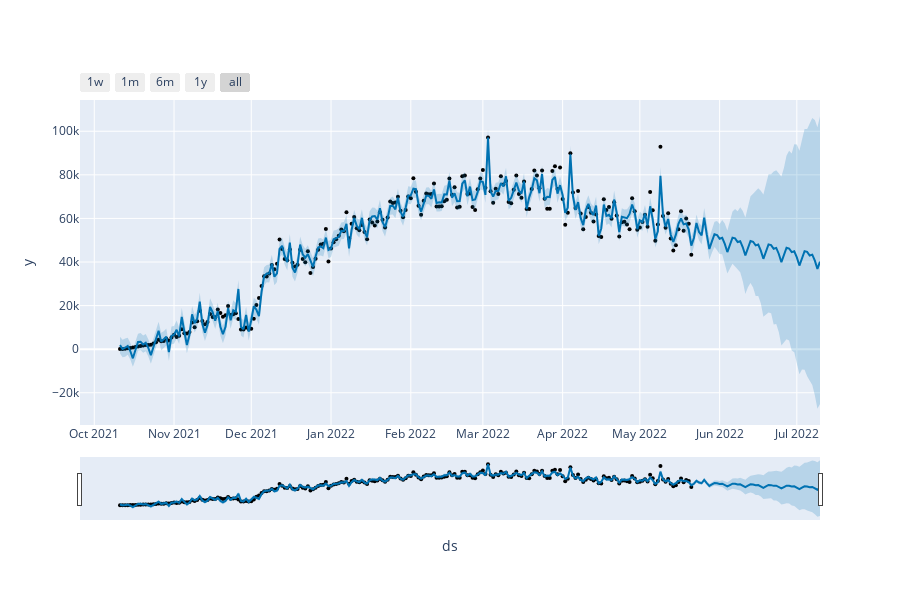

The cell this chart's notebook holds for it:
### Code cell
plot_plotly(m, forecast)

### Figure 1 — Plotly figure (JSON) as saved in the notebook; plotly's stock layout.template omitted (floating-point values rounded to 4 significant figures; data arrays with more than 128 entries replaced by an {"elided": "..."} marker saying what was removed)
{"data": [{"marker": {"color": "black", "size": 4}, "mode": "markers", "name": "Actual", "type": "scatter", "x": {"elided": "223 str values"}, "y": {"elided": "223 int values"}}, {"hoverinfo": "skip", "line": {"width": 0}, "mode": "lines", "type": "scatter", "x": {"elided": "273 str values"}, "y": {"elided": "273 float values"}}, {"fill": "tonexty", "fillcolor": "rgba(0, 114, 178, 0.2)", "line": {"color": "#0072B2", "width": 2}, "mode": "lines", "name": "Predicted", "type": "scatter", "x": {"elided": "273 str values"}, "y": {"elided": "273 float values"}}, {"fill": "tonexty", "fillcolor": "rgba(0, 114, 178, 0.2)", "hoverinfo": "skip", "line": {"width": 0}, "mode": "lines", "type": "scatter", "x": {"elided": "273 str values"}, "y": {"elided": "273 float values"}}], "layout": {"height": 600, "showlegend": false, "width": 900, "xaxis": {"rangeselector": {"buttons": [{"count": 7, "label": "1w", "step": "day", "stepmode": "backward"}, {"count": 1, "label": "1m", "step": "month", "stepmode": "backward"}, {"count": 6, "label": "6m", "step": "month", "stepmode": "backward"}, {"count": 1, "label": "1y", "step": "year", "stepmode": "backward"}, {"step": "all"}]}, "rangeslider": {"visible": true}, "title": {"text": "ds"}, "type": "date"}, "yaxis": {"title": {"text": "y"}}}}
